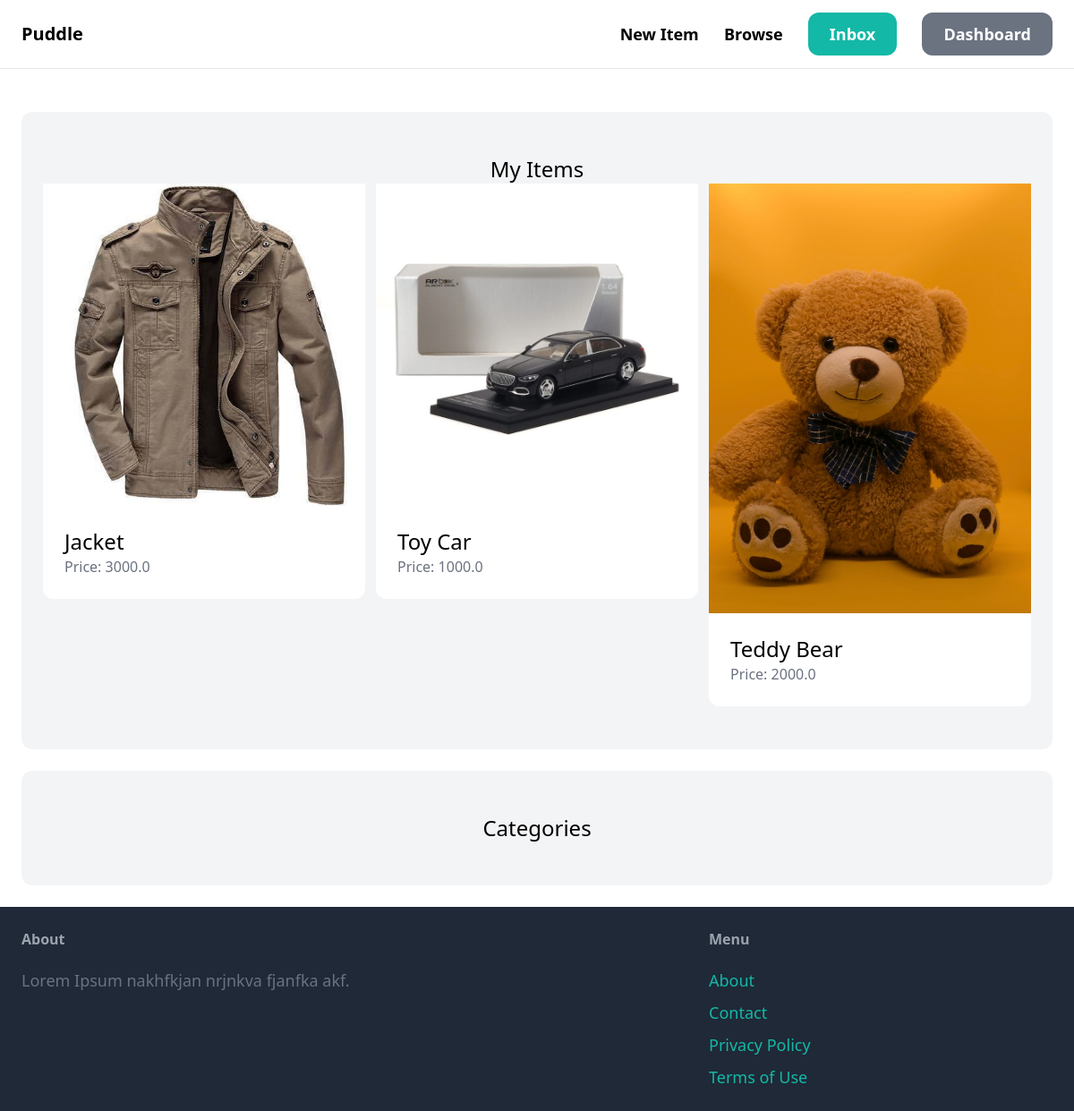
The page /dashboard/ (signed in) on the database its author committed.
### item/models.py (models this page shows, shortened)
class Item(models.Model):
    category=models.ForeignKey(Category, related_name='items', on_delete=models.CASCADE)
    name=models.CharField(max_length=255)
    description=models.TextField(blank=True, null=True)
    price=models.FloatField()
    image=models.ImageField(upload_to='item_images', blank=True, null=True)
    is_sold=models.BooleanField(default=False)
    created_by=models.ForeignKey(User, related_name='items',on_delete=models.CASCADE)
    created_at=models.DateTimeField(auto_now_add=True)

### dashboard/views.py (the view)
# urls.py: path('',views.index, name='index'),
@login_required
def index(request):
    items=Item.objects.filter(created_by=request.user)
    return render(request,'dashboard/index.html',{
        'items':items,
    })

### dashboard/templates/dashboard/index.html (shortened to what this page needs)
{% extends 'core/base.html' %}
{% block content %}
<div class="mt-6 px-6 py-12 bg-gray-100 rounded-xl">
    <h2 class="'mb-12 text-2xl text-center">My Items</h2>
<div class="grid grid-cols-3 gap-3">
    {% for item in items %}
    <div>
        <a href="{% url 'item:detail' item.id %}">
            <div>
                <img src="{{item.image.url}}" clas="rounded-t-xl">
            </div>
            <div class="p-6 bg-white rounded-b-xl">
                <h2 class="text-2xl">{{item.name}}</h2>
                <p class="text-gray-500">Price: {{item.price}}</p>
            </div>
        </a>
    </div>
    {% endfor %}
</div>
</div>
<div class="mt-6 px-6 py-12 bg-gray-100 rounded-xl">
    <h2 class="'mb-12 text-2xl text-center">Categories</h2>
    </div>
{% endblock %}

### rows shown on the page
Item: image (picture), name "Jacket", price "3000.0"
Item: image (picture), name "Toy Car", price "1000.0"
Item: image (picture), name "Teddy Bear", price "2000.0"
